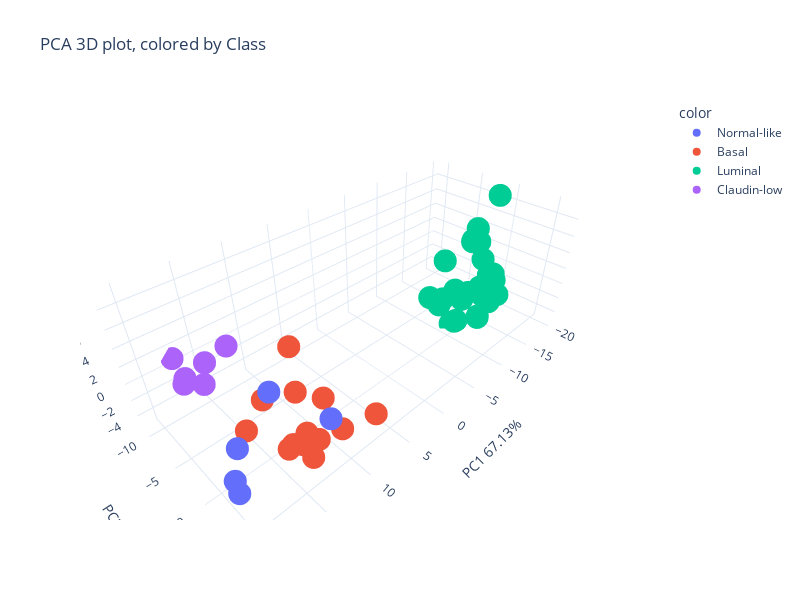

The code cell stored with this chart in its notebook:
### Markdown cell above
# PCA

### Code cell
selected_features = forest_importances.index.tolist()

dataT1 = dataT[dataT.columns.intersection(selected_features)]
print("new dimensions of select features: ", dataT1.shape)

#Run Principal Component Analysis
pca = PCA(n_components=3)
pca.fit(dataT1)
xpca = pca.transform(dataT1)

PC1_label = "PC1 {}%".format(round((100*pca.explained_variance_ratio_[0]),2))
PC2_label = "PC2 {}%".format(round((100*pca.explained_variance_ratio_[1]),2))
PC3_label = "PC3 {}%".format(round((100*pca.explained_variance_ratio_[2]),2))

#create dataframe for PCA
df_pca = pd.DataFrame(xpca)
df_pca.columns = [PC1_label,PC2_label,PC3_label]

#visualize
figPCA = px.scatter_3d(df_pca, x=PC1_label, y=PC2_label, z=PC3_label,
                       title="PCA 3D plot, colored by Class", color=cat,
                       template="plotly_white", height=600, width=800)
figPCA.show()

### Figure 1 — Plotly figure (JSON) as saved in the notebook; plotly's stock layout.template omitted (floating-point values rounded to 4 significant figures)
{"data": [{"hovertemplate": "color=Normal-like<br>PC1 67.13%=%{x}<br>PC2 5.07%=%{y}<br>PC3 3.11%=%{z}<extra></extra>", "legendgroup": "Normal-like", "marker": {"color": "#636efa", "symbol": "circle"}, "mode": "markers", "name": "Normal-like", "scene": "scene", "showlegend": true, "type": "scatter3d", "x": [14.99, 13.47, 19.02, 20.26, 20.12], "y": [1.383, 6.885, 2.781, 4.31, 3.704], "z": [3.556, 3.668, 1.645, -0.9153, -0.2033]}, {"hovertemplate": "color=Basal<br>PC1 67.13%=%{x}<br>PC2 5.07%=%{y}<br>PC3 3.11%=%{z}<extra></extra>", "legendgroup": "Basal", "marker": {"color": "#EF553B", "symbol": "circle"}, "mode": "markers", "name": "Basal", "scene": "scene", "showlegend": true, "type": "scatter3d", "x": [11.63, 12.23, 12.93, 16.87, 9.887, 15.42, 13.61, 6.824, 11.99, 10.73, 9.814, 14.71, 14.51, 14.75], "y": [0.964, 1.769, 2.119, 0.2304, 1.439, 0.9853, 5.434, 4.913, 0.407, 4.858, -3.087, 2.689, 5.737, 3.478], "z": [-4.142, -3.228, -3.632, -0.2296, -0.6542, 2.746, 0.3683, -2.308, 0.8014, -1.191, 2.449, -2.195, -0.7093, -0.9291]}, {"hovertemplate": "color=Luminal<br>PC1 67.13%=%{x}<br>PC2 5.07%=%{y}<br>PC3 3.11%=%{z}<extra></extra>", "legendgroup": "Luminal", "marker": {"color": "#00cc96", "symbol": "circle"}, "mode": "markers", "name": "Luminal", "scene": "scene", "showlegend": true, "type": "scatter3d", "x": [-11.54, -11.79, -16.26, -14.62, -15.12, -15.29, -10.26, -17.04, -19.76, -11.86, -5.67, -11.55, -15.15, -11.41, -14.71, -15.37, -16.52, -11.94, -9.364, -8.279, -12.01, -9.722, -16.57, -12.46, -15.82, -17.71, -14.23], "y": [1.686, 2.5, -2.188, -0.8858, -3.092, 0.5847, 0.526, 0.6127, -2.581, -2.468, 1.545, -0.8416, -2.276, -4.064, -1.152, -1.102, 0.977, 2.417, 5.802, -0.0659, -0.0002081, 1.109, -0.58, 3.499, 0.7791, -0.3674, -1.407], "z": [6.753, -2.579, 3.588, -2.092, -3.003, -2.083, -3.346, -3.876, -0.3148, -2.446, 1.661, -5.085, -3.631, -2.82, 4.74, 5.956, 0.4594, -2.504, 3.192, 5.113, -1.069, -2.632, -2.068, 2.514, 0.4515, 9.381, -3.144]}, {"hovertemplate": "color=Claudin-low<br>PC1 67.13%=%{x}<br>PC2 5.07%=%{y}<br>PC3 3.11%=%{z}<extra></extra>", "legendgroup": "Claudin-low", "marker": {"color": "#ab63fa", "symbol": "circle"}, "mode": "markers", "name": "Claudin-low", "scene": "scene", "showlegend": true, "type": "scatter3d", "x": [18.04, 16.02, 17.09, 17.25, 13.13, 16.72], "y": [-7.429, -6.941, -5.451, -11.02, -8.359, -10.76], "z": [0.5126, 2.024, 1.174, 0.7619, 1.398, -1.885]}], "layout": {"height": 600, "legend": {"title": {"text": "color"}, "tracegroupgap": 0}, "scene": {"domain": {"x": [0, 1], "y": [0, 1]}, "xaxis": {"title": {"text": "PC1 67.13%"}}, "yaxis": {"title": {"text": "PC2 5.07%"}}, "zaxis": {"title": {"text": "PC3 3.11%"}}}, "title": {"text": "PCA 3D plot, colored by Class"}, "width": 800}}
